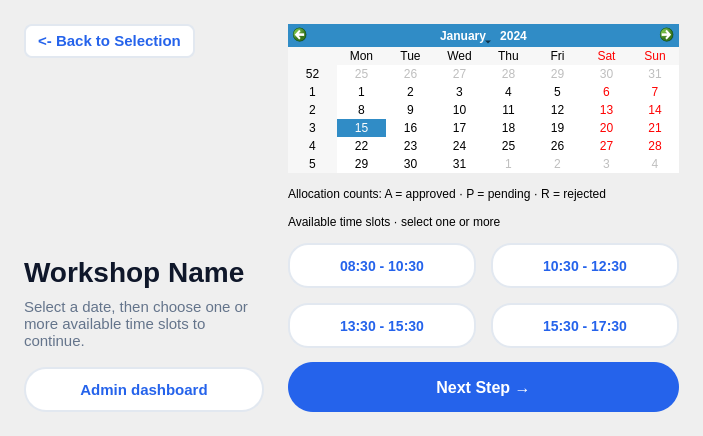
<?xml version="1.0" encoding="utf-8"?>
<ui version="4.0">
 <class>Page2</class>
 <widget class="QWidget" name="page2Widget">
  <layout class="QVBoxLayout" name="verticalLayout_page2">
   <property name="spacing">
    <number>16</number>
   </property>
   <property name="leftMargin">
    <number>24</number>
   </property>
   <property name="topMargin">
    <number>24</number>
   </property>
   <property name="rightMargin">
    <number>24</number>
   </property>
   <property name="bottomMargin">
    <number>24</number>
   </property>
   <item>
    <layout class="QHBoxLayout" name="horizontalLayout_page2Content" stretch="1,2">
     <property name="spacing">
      <number>24</number>
     </property>
     <item>
      <layout class="QVBoxLayout" name="leftInfoLayout">
       <property name="spacing">
        <number>10</number>
       </property>
       <item alignment="Qt::AlignLeft|Qt::AlignTop">
        <widget class="QPushButton" name="backTo1Btn">
         <property name="text">
          <string>&lt;- Back to Selection</string>
         </property>
         <property name="cursor">
          <cursorShape>PointingHandCursor</cursorShape>
         </property>
         <property name="styleSheet">
          <string notr="true">QPushButton { background-color: #FFFFFF; color: #2563EB; font-size: 15px; font-weight: bold; border: 2px solid #E2E8F0; text-align: center; border-radius: 8px; padding: 6px 12px; } QPushButton:hover { background-color: #EFF6FF; border-color: #2563EB; }</string>
         </property>
        </widget>
       </item>
       <item>
        <spacer name="vs_img_top">
         <property name="orientation">
          <enum>Qt::Vertical</enum>
         </property>
         <property name="sizeHint" stdset="0">
          <size>
           <width>20</width>
           <height>15</height>
          </size>
         </property>
        </spacer>
       </item>
       <item>
        <widget class="QLabel" name="selectedImgLabel2">
         <property name="textFormat">
          <enum>Qt::PlainText</enum>
         </property>
         <property name="minimumSize">
          <size>
           <width>240</width>
           <height>160</height>
          </size>
         </property>
         <property name="maximumSize">
          <size>
           <width>240</width>
           <height>160</height>
          </size>
         </property>
         <property name="alignment">
          <set>Qt::AlignCenter</set>
         </property>
        </widget>
       </item>
       <item>
        <widget class="QLabel" name="selectedNameLabel2">
         <property name="wordWrap">
          <bool>true</bool>
         </property>
         <property name="textFormat">
          <enum>Qt::PlainText</enum>
         </property>
         <property name="text">
          <string>Workshop Name</string>
         </property>
         <property name="styleSheet">
          <string notr="true">font-size: 28px; font-weight: 900; color: #0F172A;</string>
         </property>
        </widget>
       </item>
       <item>
        <widget class="QLabel" name="selectedDescLabel2">
         <property name="textFormat">
          <enum>Qt::PlainText</enum>
         </property>
         <property name="text">
          <string>Select a date, then choose one or more available time slots to continue.</string>
         </property>
         <property name="wordWrap">
          <bool>true</bool>
         </property>
         <property name="styleSheet">
          <string notr="true">font-size: 15px; color: #64748B; line-height: 1.6;</string>
         </property>
         <property name="alignment">
          <set>Qt::AlignLeading|Qt::AlignLeft|Qt::AlignTop</set>
         </property>
        </widget>
       </item>
       <item>
        <spacer name="vs_info2">
         <property name="orientation">
          <enum>Qt::Vertical</enum>
         </property>
        </spacer>
       </item>
       <item>
        <widget class="QPushButton" name="adminBtn2">
         <property name="text">
          <string>Admin dashboard</string>
         </property>
         <property name="minimumSize">
          <size>
           <width>0</width>
           <height>45</height>
          </size>
         </property>
         <property name="cursor">
          <cursorShape>PointingHandCursor</cursorShape>
         </property>
         <property name="styleSheet">
          <string notr="true">QPushButton { background-color: #FFFFFF; border: 2px solid #E2E8F0; color: #2563EB; border-radius: 22px; font-size: 15px; font-weight: bold; } QPushButton:hover { border-color: #2563EB; background-color: #EFF6FF; }</string>
         </property>
        </widget>
       </item>
      </layout>
     </item>
     <item>
      <layout class="QVBoxLayout" name="rightCalLayout">
       <property name="spacing">
        <number>14</number>
       </property>
       <item>
        <widget class="CustomCalendarWidget" name="calendar">
         <property name="sizePolicy">
          <sizepolicy hsizetype="Expanding" vsizetype="Expanding">
           <horstretch>0</horstretch>
           <verstretch>0</verstretch>
          </sizepolicy>
         </property>
         <property name="styleSheet">
          <string notr="true">CustomCalendarWidget { background-color: #FFFFFF; color: #0F172A; border: 1px solid #E2E8F0; border-radius: 12px; } CustomCalendarWidget QAbstractItemView { selection-background-color: #2563EB; selection-color: white; background-color: #FFFFFF; color: #0F172A; border: none; font-size: 14px; outline: none; }</string>
         </property>
        </widget>
       </item>
       <item>
        <widget class="QLabel" name="calendarLegend">
         <property name="text">
          <string>Allocation counts: A = approved · P = pending · R = rejected</string>
         </property>
         <property name="wordWrap">
          <bool>true</bool>
         </property>
        </widget>
       </item>
       <item>
        <widget class="QLabel" name="timeSlotsLabel">
         <property name="text">
          <string>Available time slots · select one or more</string>
         </property>
         <property name="wordWrap">
          <bool>true</bool>
         </property>
        </widget>
       </item>
       <item>
        <layout class="QGridLayout" name="timeButtonsLayout">
         <property name="spacing">
          <number>15</number>
         </property>
         <item row="0" column="0">
          <widget class="QPushButton" name="timeBtn1">
           <property name="toolTip">
            <string>Choose this time slot. You may select more than one.</string>
           </property>
           <property name="text">
            <string>08:30 - 10:30</string>
           </property>
           <property name="checkable">
            <bool>true</bool>
           </property>
           <property name="minimumSize">
            <size>
             <width>0</width>
             <height>45</height>
            </size>
           </property>
           <property name="cursor">
            <cursorShape>PointingHandCursor</cursorShape>
           </property>
           <property name="styleSheet">
            <string notr="true">QPushButton { background-color: #FFFFFF; border: 2px solid #E2E8F0; color: #2563EB; border-radius: 20px; font-weight: bold; font-size: 14px; padding: 5px; } QPushButton:hover { border-color: #2563EB; color: #2563EB; background-color: #EFF6FF; } QPushButton:checked { background-color: #2563EB; color: white; border-color: #2563EB; } QPushButton:disabled { background-color: #F1F5F9; border: 2px solid #E2E8F0; color: #94A3B8; }</string>
           </property>
          </widget>
         </item>
         <item row="0" column="1">
          <widget class="QPushButton" name="timeBtn2">
           <property name="toolTip">
            <string>Choose this time slot. You may select more than one.</string>
           </property>
           <property name="text">
            <string>10:30 - 12:30</string>
           </property>
           <property name="checkable">
            <bool>true</bool>
           </property>
           <property name="minimumSize">
            <size>
             <width>0</width>
             <height>45</height>
            </size>
           </property>
           <property name="cursor">
            <cursorShape>PointingHandCursor</cursorShape>
           </property>
           <property name="styleSheet">
            <string notr="true">QPushButton { background-color: #FFFFFF; border: 2px solid #E2E8F0; color: #2563EB; border-radius: 20px; font-weight: bold; font-size: 14px; padding: 5px; } QPushButton:hover { border-color: #2563EB; color: #2563EB; background-color: #EFF6FF; } QPushButton:checked { background-color: #2563EB; color: white; border-color: #2563EB; } QPushButton:disabled { background-color: #F1F5F9; border: 2px solid #E2E8F0; color: #94A3B8; }</string>
           </property>
          </widget>
         </item>
         <item row="1" column="0">
          <widget class="QPushButton" name="timeBtn3">
           <property name="toolTip">
            <string>Choose this time slot. You may select more than one.</string>
           </property>
           <property name="text">
            <string>13:30 - 15:30</string>
           </property>
           <property name="checkable">
            <bool>true</bool>
           </property>
           <property name="minimumSize">
            <size>
             <width>0</width>
             <height>45</height>
            </size>
           </property>
           <property name="cursor">
            <cursorShape>PointingHandCursor</cursorShape>
           </property>
           <property name="styleSheet">
            <string notr="true">QPushButton { background-color: #FFFFFF; border: 2px solid #E2E8F0; color: #2563EB; border-radius: 20px; font-weight: bold; font-size: 14px; padding: 5px; } QPushButton:hover { border-color: #2563EB; color: #2563EB; background-color: #EFF6FF; } QPushButton:checked { background-color: #2563EB; color: white; border-color: #2563EB; } QPushButton:disabled { background-color: #F1F5F9; border: 2px solid #E2E8F0; color: #94A3B8; }</string>
           </property>
          </widget>
         </item>
         <item row="1" column="1">
          <widget class="QPushButton" name="timeBtn4">
           <property name="toolTip">
            <string>Choose this time slot. You may select more than one.</string>
           </property>
           <property name="text">
            <string>15:30 - 17:30</string>
           </property>
           <property name="checkable">
            <bool>true</bool>
           </property>
           <property name="minimumSize">
            <size>
             <width>0</width>
             <height>45</height>
            </size>
           </property>
           <property name="cursor">
            <cursorShape>PointingHandCursor</cursorShape>
           </property>
           <property name="styleSheet">
            <string notr="true">QPushButton { background-color: #FFFFFF; border: 2px solid #E2E8F0; color: #2563EB; border-radius: 20px; font-weight: bold; font-size: 14px; padding: 5px; } QPushButton:hover { border-color: #2563EB; color: #2563EB; background-color: #EFF6FF; } QPushButton:checked { background-color: #2563EB; color: white; border-color: #2563EB; } QPushButton:disabled { background-color: #F1F5F9; border: 2px solid #E2E8F0; color: #94A3B8; }</string>
           </property>
          </widget>
         </item>
        </layout>
       </item>
       <item>
        <widget class="QPushButton" name="nextTo3Btn">
         <property name="text">
          <string>Next Step →</string>
         </property>
         <property name="minimumSize">
          <size>
           <width>0</width>
           <height>50</height>
          </size>
         </property>
         <property name="cursor">
          <cursorShape>PointingHandCursor</cursorShape>
         </property>
         <property name="styleSheet">
          <string notr="true">QPushButton { background-color: #2563EB; color: white; border-radius: 25px; font-size: 16px; font-weight: bold; padding: 12px 24px; border: none; } QPushButton:hover { background-color: #1D4ED8; }</string>
         </property>
        </widget>
       </item>
      </layout>
     </item>
    </layout>
   </item>
  </layout>
 </widget>
 <customwidgets>
  <customwidget>
   <class>CustomCalendarWidget</class>
   <extends>QCalendarWidget</extends>
   <header>customcalendarwidget.h</header>
  </customwidget>
 </customwidgets>
</ui>
